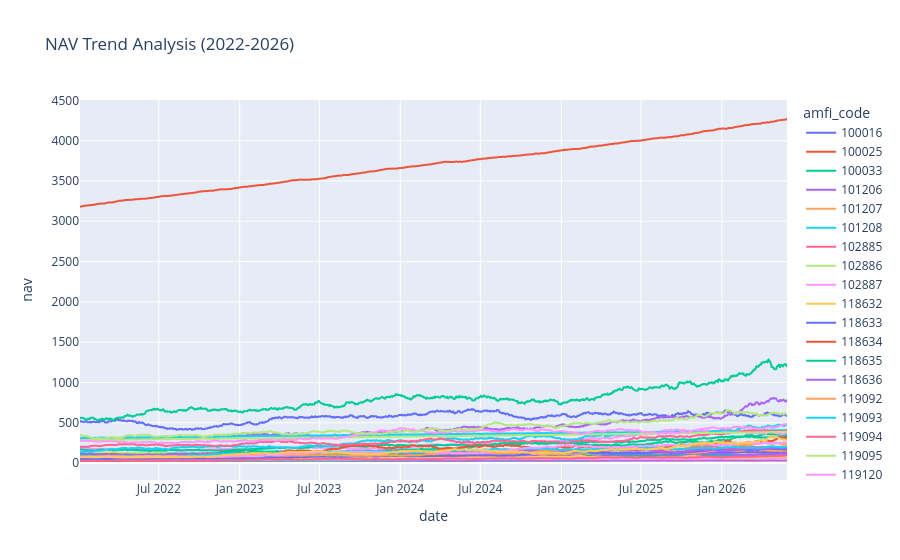

Notebook source saved alongside this figure:
### Code cell
import plotly.express as px

fig = px.line(
    nav,
    x="date",
    y="nav",
    color="amfi_code",
    title="NAV Trend Analysis (2022-2026)"
)

fig.show()

### Figure 1 — Plotly figure (JSON) as saved in the notebook; plotly's stock layout.template omitted (floating-point values rounded to 4 significant figures; data arrays with more than 128 entries replaced by an {"elided": "..."} marker saying what was removed)
{"data": [{"hovertemplate": "amfi_code=100016<br>date=%{x}<br>nav=%{y}<extra></extra>", "legendgroup": "100016", "line": {"color": "#636efa", "dash": "solid"}, "marker": {"symbol": "circle"}, "mode": "lines", "name": "100016", "showlegend": true, "type": "scattergl", "x": {"elided": "1150 str values"}, "xaxis": "x", "y": {"elided": "1150 float values"}, "yaxis": "y"}, {"hovertemplate": "amfi_code=100025<br>date=%{x}<br>nav=%{y}<extra></extra>", "legendgroup": "100025", "line": {"color": "#EF553B", "dash": "solid"}, "marker": {"symbol": "circle"}, "mode": "lines", "name": "100025", "showlegend": true, "type": "scattergl", "x": {"elided": "1150 str values"}, "xaxis": "x", "y": {"elided": "1150 float values"}, "yaxis": "y"}, {"hovertemplate": "amfi_code=100033<br>date=%{x}<br>nav=%{y}<extra></extra>", "legendgroup": "100033", "line": {"color": "#00cc96", "dash": "solid"}, "marker": {"symbol": "circle"}, "mode": "lines", "name": "100033", "showlegend": true, "type": "scattergl", "x": {"elided": "1150 str values"}, "xaxis": "x", "y": {"elided": "1150 float values"}, "yaxis": "y"}, {"hovertemplate": "amfi_code=101206<br>date=%{x}<br>nav=%{y}<extra></extra>", "legendgroup": "101206", "line": {"color": "#ab63fa", "dash": "solid"}, "marker": {"symbol": "circle"}, "mode": "lines", "name": "101206", "showlegend": true, "type": "scattergl", "x": {"elided": "1150 str values"}, "xaxis": "x", "y": {"elided": "1150 float values"}, "yaxis": "y"}, {"hovertemplate": "amfi_code=101207<br>date=%{x}<br>nav=%{y}<extra></extra>", "legendgroup": "101207", "line": {"color": "#FFA15A", "dash": "solid"}, "marker": {"symbol": "circle"}, "mode": "lines", "name": "101207", "showlegend": true, "type": "scattergl", "x": {"elided": "1150 str values"}, "xaxis": "x", "y": {"elided": "1150 float values"}, "yaxis": "y"}, {"hovertemplate": "amfi_code=101208<br>date=%{x}<br>nav=%{y}<extra></extra>", "legendgroup": "101208", "line": {"color": "#19d3f3", "dash": "solid"}, "marker": {"symbol": "circle"}, "mode": "lines", "name": "101208", "showlegend": true, "type": "scattergl", "x": {"elided": "1150 str values"}, "xaxis": "x", "y": {"elided": "1150 float values"}, "yaxis": "y"}, {"hovertemplate": "amfi_code=102885<br>date=%{x}<br>nav=%{y}<extra></extra>", "legendgroup": "102885", "line": {"color": "#FF6692", "dash": "solid"}, "marker": {"symbol": "circle"}, "mode": "lines", "name": "102885", "showlegend": true, "type": "scattergl", "x": {"elided": "1150 str values"}, "xaxis": "x", "y": {"elided": "1150 float values"}, "yaxis": "y"}, {"hovertemplate": "amfi_code=102886<br>date=%{x}<br>nav=%{y}<extra></extra>", "legendgroup": "102886", "line": {"color": "#B6E880", "dash": "solid"}, "marker": {"symbol": "circle"}, "mode": "lines", "name": "102886", "showlegend": true, "type": "scattergl", "x": {"elided": "1150 str values"}, "xaxis": "x", "y": {"elided": "1150 float values"}, "yaxis": "y"}, {"hovertemplate": "amfi_code=102887<br>date=%{x}<br>nav=%{y}<extra></extra>", "legendgroup": "102887", "line": {"color": "#FF97FF", "dash": "solid"}, "marker": {"symbol": "circle"}, "mode": "lines", "name": "102887", "showlegend": true, "type": "scattergl", "x": {"elided": "1150 str values"}, "xaxis": "x", "y": {"elided": "1150 float values"}, "yaxis": "y"}, {"hovertemplate": "amfi_code=118632<br>date=%{x}<br>nav=%{y}<extra></extra>", "legendgroup": "118632", "line": {"color": "#FECB52", "dash": "solid"}, "marker": {"symbol": "circle"}, "mode": "lines", "name": "118632", "showlegend": true, "type": "scattergl", "x": {"elided": "1150 str values"}, "xaxis": "x", "y": {"elided": "1150 float values"}, "yaxis": "y"}, {"hovertemplate": "amfi_code=118633<br>date=%{x}<br>nav=%{y}<extra></extra>", "legendgroup": "118633", "line": {"color": "#636efa", "dash": "solid"}, "marker": {"symbol": "circle"}, "mode": "lines", "name": "118633", "showlegend": true, "type": "scattergl", "x": {"elided": "1150 str values"}, "xaxis": "x", "y": {"elided": "1150 float values"}, "yaxis": "y"}, {"hovertemplate": "amfi_code=118634<br>date=%{x}<br>nav=%{y}<extra></extra>", "legendgroup": "118634", "line": {"color": "#EF553B", "dash": "solid"}, "marker": {"symbol": "circle"}, "mode": "lines", "name": "118634", "showlegend": true, "type": "scattergl", "x": {"elided": "1150 str values"}, "xaxis": "x", "y": {"elided": "1150 float values"}, "yaxis": "y"}, {"hovertemplate": "amfi_code=118635<br>date=%{x}<br>nav=%{y}<extra></extra>", "legendgroup": "118635", "line": {"color": "#00cc96", "dash": "solid"}, "marker": {"symbol": "circle"}, "mode": "lines", "name": "118635", "showlegend": true, "type": "scattergl", "x": {"elided": "1150 str values"}, "xaxis": "x", "y": {"elided": "1150 float values"}, "yaxis": "y"}, {"hovertemplate": "amfi_code=118636<br>date=%{x}<br>nav=%{y}<extra></extra>", "legendgroup": "118636", "line": {"color": "#ab63fa", "dash": "solid"}, "marker": {"symbol": "circle"}, "mode": "lines", "name": "118636", "showlegend": true, "type": "scattergl", "x": {"elided": "1150 str values"}, "xaxis": "x", "y": {"elided": "1150 float values"}, "yaxis": "y"}, {"hovertemplate": "amfi_code=119092<br>date=%{x}<br>nav=%{y}<extra></extra>", "legendgroup": "119092", "line": {"color": "#FFA15A", "dash": "solid"}, "marker": {"symbol": "circle"}, "mode": "lines", "name": "119092", "showlegend": true, "type": "scattergl", "x": {"elided": "1150 str values"}, "xaxis": "x", "y": {"elided": "1150 float values"}, "yaxis": "y"}, {"hovertemplate": "amfi_code=119093<br>date=%{x}<br>nav=%{y}<extra></extra>", "legendgroup": "119093", "line": {"color": "#19d3f3", "dash": "solid"}, "marker": {"symbol": "circle"}, "mode": "lines", "name": "119093", "showlegend": true, "type": "scattergl", "x": {"elided": "1150 str values"}, "xaxis": "x", "y": {"elided": "1150 float values"}, "yaxis": "y"}, {"hovertemplate": "amfi_code=119094<br>date=%{x}<br>nav=%{y}<extra></extra>", "legendgroup": "119094", "line": {"color": "#FF6692", "dash": "solid"}, "marker": {"symbol": "circle"}, "mode": "lines", "name": "119094", "showlegend": true, "type": "scattergl", "x": {"elided": "1150 str values"}, "xaxis": "x", "y": {"elided": "1150 float values"}, "yaxis": "y"}, {"hovertemplate": "amfi_code=119095<br>date=%{x}<br>nav=%{y}<extra></extra>", "legendgroup": "119095", "line": {"color": "#B6E880", "dash": "solid"}, "marker": {"symbol": "circle"}, "mode": "lines", "name": "119095", "showlegend": true, "type": "scattergl", "x": {"elided": "1150 str values"}, "xaxis": "x", "y": {"elided": "1150 float values"}, "yaxis": "y"}, {"hovertemplate": "amfi_code=119120<br>date=%{x}<br>nav=%{y}<extra></extra>", "legendgroup": "119120", "line": {"color": "#FF97FF", "dash": "solid"}, "marker": {"symbol": "circle"}, "mode": "lines", "name": "119120", "showlegend": true, "type": "scattergl", "x": {"elided": "1150 str values"}, "xaxis": "x", "y": {"elided": "1150 float values"}, "yaxis": "y"}, {"hovertemplate": "amfi_code=119551<br>date=%{x}<br>nav=%{y}<extra></extra>", "legendgroup": "119551", "line": {"color": "#FECB52", "dash": "solid"}, "marker": {"symbol": "circle"}, "mode": "lines", "name": "119551", "showlegend": true, "type": "scattergl", "x": {"elided": "1150 str values"}, "xaxis": "x", "y": {"elided": "1150 float values"}, "yaxis": "y"}, {"hovertemplate": "amfi_code=119552<br>date=%{x}<br>nav=%{y}<extra></extra>", "legendgroup": "119552", "line": {"color": "#636efa", "dash": "solid"}, "marker": {"symbol": "circle"}, "mode": "lines", "name": "119552", "showlegend": true, "type": "scattergl", "x": {"elided": "1150 str values"}, "xaxis": "x", "y": {"elided": "1150 float values"}, "yaxis": "y"}, {"hovertemplate": "amfi_code=119598<br>date=%{x}<br>nav=%{y}<extra></extra>", "legendgroup": "119598", "line": {"color": "#EF553B", "dash": "solid"}, "marker": {"symbol": "circle"}, "mode": "lines", "name": "119598", "showlegend": true, "type": "scattergl", "x": {"elided": "1150 str values"}, "xaxis": "x", "y": {"elided": "1150 float values"}, "yaxis": "y"}, {"hovertemplate": "amfi_code=119599<br>date=%{x}<br>nav=%{y}<extra></extra>", "legendgroup": "119599", "line": {"color": "#00cc96", "dash": "solid"}, "marker": {"symbol": "circle"}, "mode": "lines", "name": "119599", "showlegend": true, "type": "scattergl", "x": {"elided": "1150 str values"}, "xaxis": "x", "y": {"elided": "1150 float values"}, "yaxis": "y"}, {"hovertemplate": "amfi_code=120503<br>date=%{x}<br>nav=%{y}<extra></extra>", "legendgroup": "120503", "line": {"color": "#ab63fa", "dash": "solid"}, "marker": {"symbol": "circle"}, "mode": "lines", "name": "120503", "showlegend": true, "type": "scattergl", "x": {"elided": "1150 str values"}, "xaxis": "x", "y": {"elided": "1150 float values"}, "yaxis": "y"}, {"hovertemplate": "amfi_code=120504<br>date=%{x}<br>nav=%{y}<extra></extra>", "legendgroup": "120504", "line": {"color": "#FFA15A", "dash": "solid"}, "marker": {"symbol": "circle"}, "mode": "lines", "name": "120504", "showlegend": true, "type": "scattergl", "x": {"elided": "1150 str values"}, "xaxis": "x", "y": {"elided": "1150 float values"}, "yaxis": "y"}, {"hovertemplate": "amfi_code=120505<br>date=%{x}<br>nav=%{y}<extra></extra>", "legendgroup": "120505", "line": {"color": "#19d3f3", "dash": "solid"}, "marker": {"symbol": "circle"}, "mode": "lines", "name": "120505", "showlegend": true, "type": "scattergl", "x": {"elided": "1150 str values"}, "xaxis": "x", "y": {"elided": "1150 float values"}, "yaxis": "y"}, {"hovertemplate": "amfi_code=120506<br>date=%{x}<br>nav=%{y}<extra></extra>", "legendgroup": "120506", "line": {"color": "#FF6692", "dash": "solid"}, "marker": {"symbol": "circle"}, "mode": "lines", "name": "120506", "showlegend": true, "type": "scattergl", "x": {"elided": "1150 str values"}, "xaxis": "x", "y": {"elided": "1150 float values"}, "yaxis": "y"}, {"hovertemplate": "amfi_code=120507<br>date=%{x}<br>nav=%{y}<extra></extra>", "legendgroup": "120507", "line": {"color": "#B6E880", "dash": "solid"}, "marker": {"symbol": "circle"}, "mode": "lines", "name": "120507", "showlegend": true, "type": "scattergl", "x": {"elided": "1150 str values"}, "xaxis": "x", "y": {"elided": "1150 float values"}, "yaxis": "y"}, {"hovertemplate": "amfi_code=120841<br>date=%{x}<br>nav=%{y}<extra></extra>", "legendgroup": "120841", "line": {"color": "#FF97FF", "dash": "solid"}, "marker": {"symbol": "circle"}, "mode": "lines", "name": "120841", "showlegend": true, "type": "scattergl", "x": {"elided": "1150 str values"}, "xaxis": "x", "y": {"elided": "1150 float values"}, "yaxis": "y"}, {"hovertemplate": "amfi_code=120842<br>date=%{x}<br>nav=%{y}<extra></extra>", "legendgroup": "120842", "line": {"color": "#FECB52", "dash": "solid"}, "marker": {"symbol": "circle"}, "mode": "lines", "name": "120842", "showlegend": true, "type": "scattergl", "x": {"elided": "1150 str values"}, "xaxis": "x", "y": {"elided": "1150 float values"}, "yaxis": "y"}, {"hovertemplate": "amfi_code=120843<br>date=%{x}<br>nav=%{y}<extra></extra>", "legendgroup": "120843", "line": {"color": "#636efa", "dash": "solid"}, "marker": {"symbol": "circle"}, "mode": "lines", "name": "120843", "showlegend": true, "type": "scattergl", "x": {"elided": "1150 str values"}, "xaxis": "x", "y": {"elided": "1150 float values"}, "yaxis": "y"}, {"hovertemplate": "amfi_code=120844<br>date=%{x}<br>nav=%{y}<extra></extra>", "legendgroup": "120844", "line": {"color": "#EF553B", "dash": "solid"}, "marker": {"symbol": "circle"}, "mode": "lines", "name": "120844", "showlegend": true, "type": "scattergl", "x": {"elided": "1150 str values"}, "xaxis": "x", "y": {"elided": "1150 float values"}, "yaxis": "y"}, {"hovertemplate": "amfi_code=125497<br>date=%{x}<br>nav=%{y}<extra></extra>", "legendgroup": "125497", "line": {"color": "#00cc96", "dash": "solid"}, "marker": {"symbol": "circle"}, "mode": "lines", "name": "125497", "showlegend": true, "type": "scattergl", "x": {"elided": "1150 str values"}, "xaxis": "x", "y": {"elided": "1150 float values"}, "yaxis": "y"}, {"hovertemplate": "amfi_code=125498<br>date=%{x}<br>nav=%{y}<extra></extra>", "legendgroup": "125498", "line": {"color": "#ab63fa", "dash": "solid"}, "marker": {"symbol": "circle"}, "mode": "lines", "name": "125498", "showlegend": true, "type": "scattergl", "x": {"elided": "1150 str values"}, "xaxis": "x", "y": {"elided": "1150 float values"}, "yaxis": "y"}, {"hovertemplate": "amfi_code=148567<br>date=%{x}<br>nav=%{y}<extra></extra>", "legendgroup": "148567", "line": {"color": "#FFA15A", "dash": "solid"}, "marker": {"symbol": "circle"}, "mode": "lines", "name": "148567", "showlegend": true, "type": "scattergl", "x": {"elided": "1150 str values"}, "xaxis": "x", "y": {"elided": "1150 float values"}, "yaxis": "y"}, {"hovertemplate": "amfi_code=148568<br>date=%{x}<br>nav=%{y}<extra></extra>", "legendgroup": "148568", "line": {"color": "#19d3f3", "dash": "solid"}, "marker": {"symbol": "circle"}, "mode": "lines", "name": "148568", "showlegend": true, "type": "scattergl", "x": {"elided": "1150 str values"}, "xaxis": "x", "y": {"elided": "1150 float values"}, "yaxis": "y"}, {"hovertemplate": "amfi_code=148569<br>date=%{x}<br>nav=%{y}<extra></extra>", "legendgroup": "148569", "line": {"color": "#FF6692", "dash": "solid"}, "marker": {"symbol": "circle"}, "mode": "lines", "name": "148569", "showlegend": true, "type": "scattergl", "x": {"elided": "1150 str values"}, "xaxis": "x", "y": {"elided": "1150 float values"}, "yaxis": "y"}, {"hovertemplate": "amfi_code=149322<br>date=%{x}<br>nav=%{y}<extra></extra>", "legendgroup": "149322", "line": {"color": "#B6E880", "dash": "solid"}, "marker": {"symbol": "circle"}, "mode": "lines", "name": "149322", "showlegend": true, "type": "scattergl", "x": {"elided": "1150 str values"}, "xaxis": "x", "y": {"elided": "1150 float values"}, "yaxis": "y"}, {"hovertemplate": "amfi_code=149323<br>date=%{x}<br>nav=%{y}<extra></extra>", "legendgroup": "149323", "line": {"color": "#FF97FF", "dash": "solid"}, "marker": {"symbol": "circle"}, "mode": "lines", "name": "149323", "showlegend": true, "type": "scattergl", "x": {"elided": "1150 str values"}, "xaxis": "x", "y": {"elided": "1150 float values"}, "yaxis": "y"}, {"hovertemplate": "amfi_code=149324<br>date=%{x}<br>nav=%{y}<extra></extra>", "legendgroup": "149324", "line": {"color": "#FECB52", "dash": "solid"}, "marker": {"symbol": "circle"}, "mode": "lines", "name": "149324", "showlegend": true, "type": "scattergl", "x": {"elided": "1150 str values"}, "xaxis": "x", "y": {"elided": "1150 float values"}, "yaxis": "y"}], "layout": {"legend": {"title": {"text": "amfi_code"}, "tracegroupgap": 0}, "title": {"text": "NAV Trend Analysis (2022-2026)"}, "xaxis": {"anchor": "y", "domain": [0, 1], "title": {"text": "date"}}, "yaxis": {"anchor": "x", "domain": [0, 1], "title": {"text": "nav"}}}}
